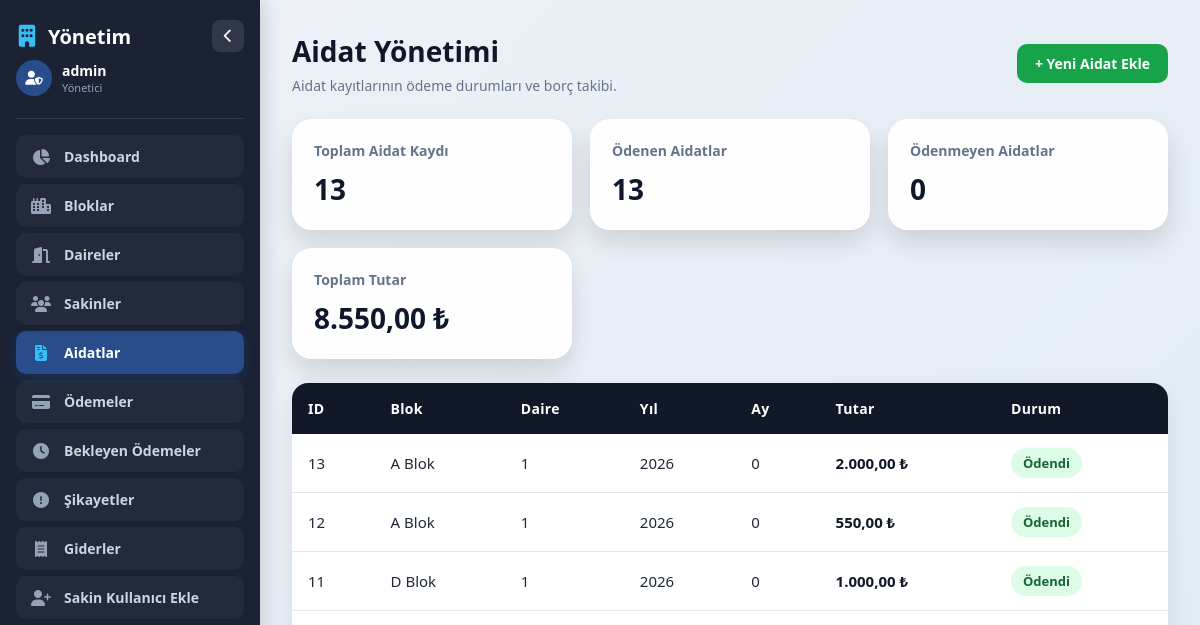
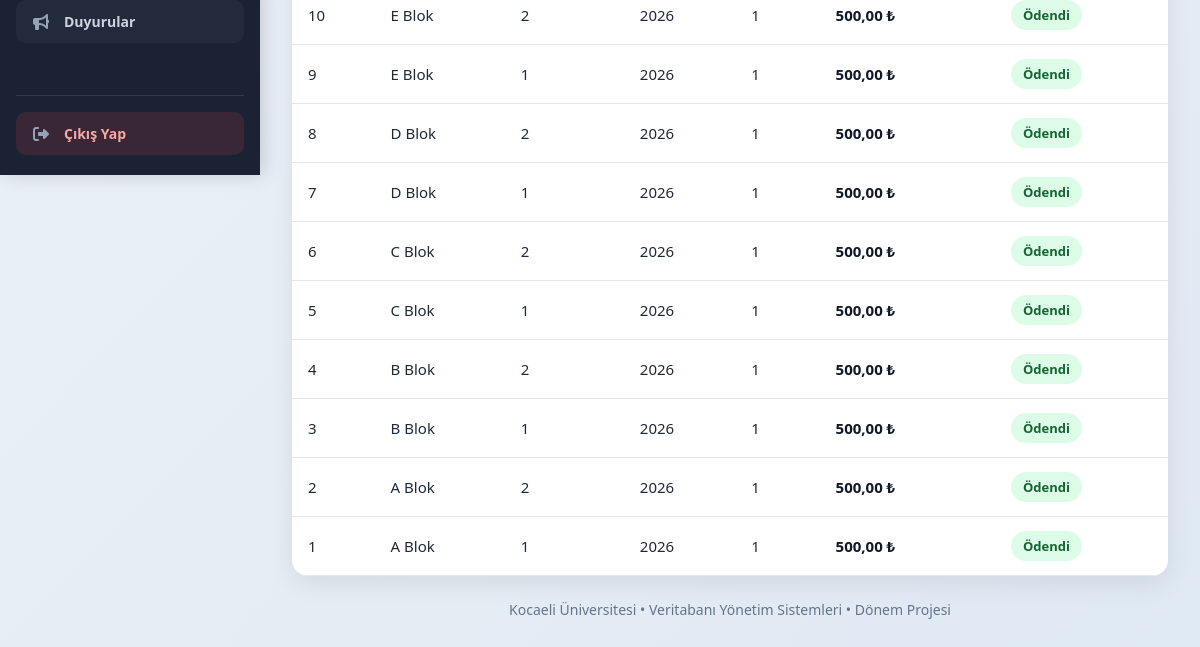
Page /dues.php (signed in) on the earlier database version (2 pictures, top to bottom).
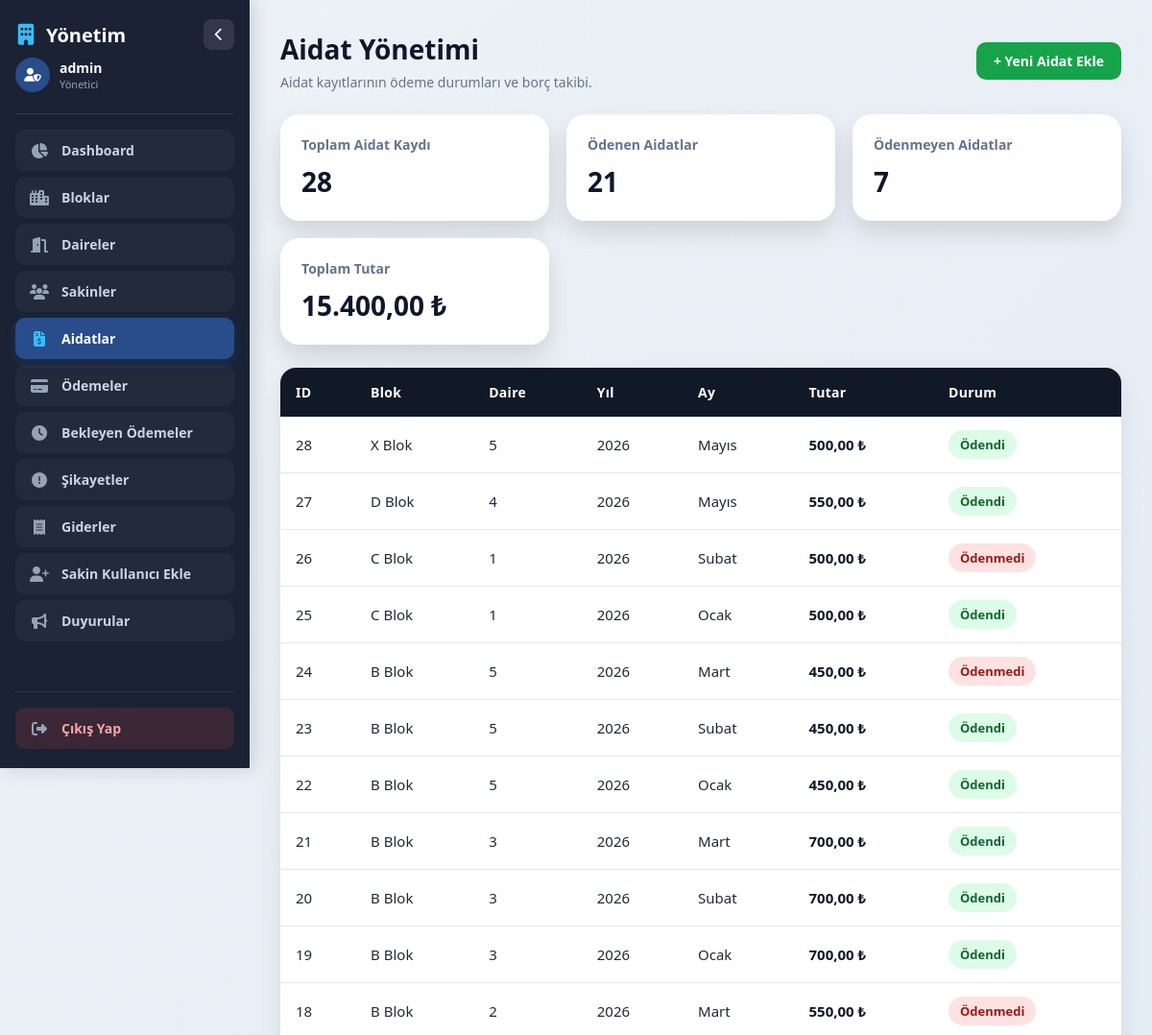
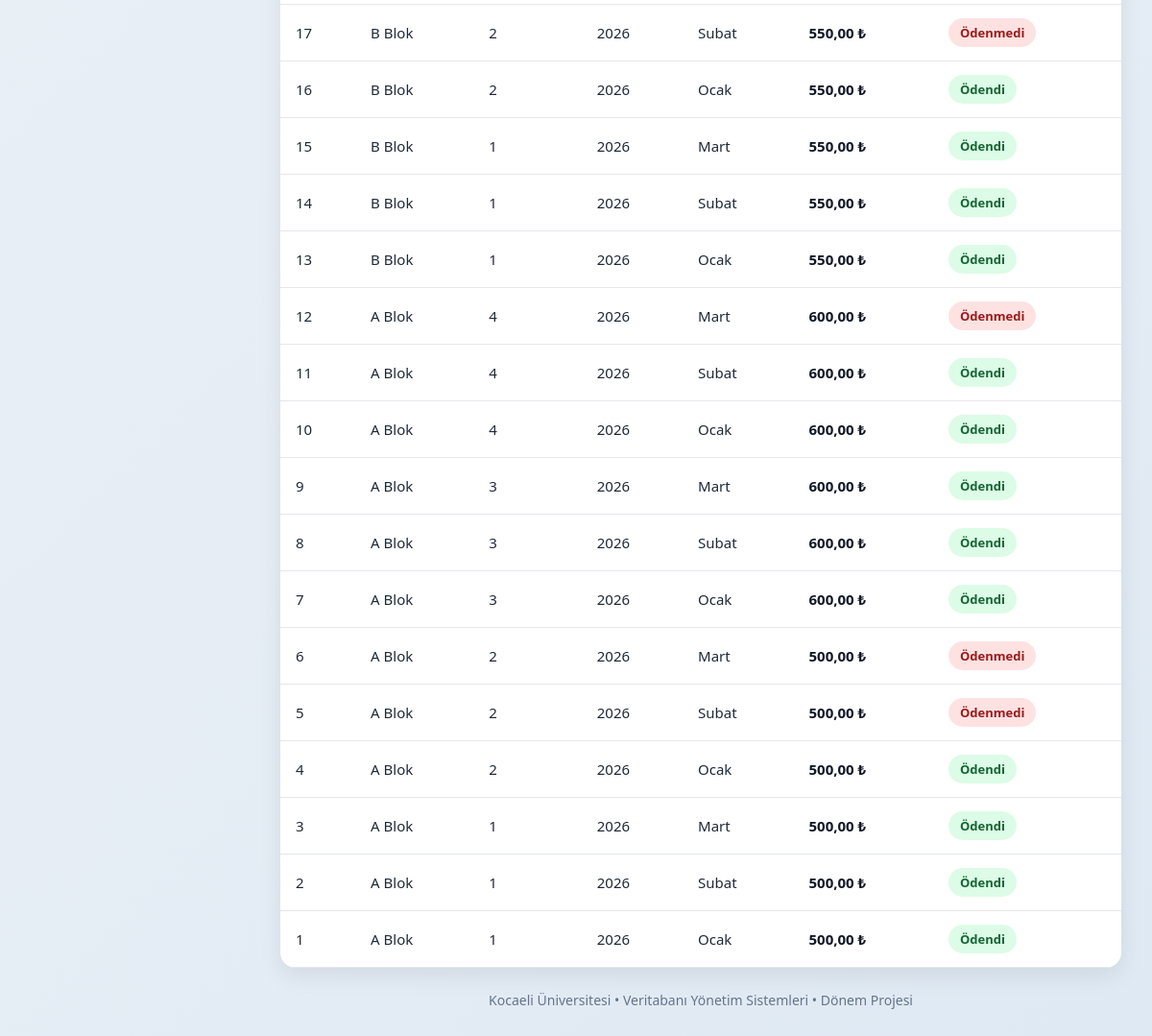
Same page on the later database version (2 pictures, top to bottom).
### tables this page shows
CREATE TABLE `dues` (
  `dues_id` int(11) NOT NULL,
  `apartment_id` int(11) NOT NULL,
  `year` int(11) NOT NULL,
  `month` varchar(20) NOT NULL,
  `amount` decimal(10,2) NOT NULL,
  `status` enum('odendi','odenmedi') NOT NULL DEFAULT 'odenmedi',
  `created_at` timestamp NOT NULL DEFAULT current_timestamp()
);

CREATE TABLE `blocks` (
  `block_id` int(11) NOT NULL,
  `block_name` varchar(50) NOT NULL,
  `created_at` timestamp NOT NULL DEFAULT current_timestamp()
);

CREATE TABLE `apartments` (
  `apartment_id` int(11) NOT NULL,
  `block_id` int(11) NOT NULL,
  `floor_no` int(11) NOT NULL,
  `apartment_no` varchar(10) NOT NULL,
  `status` enum('bos','dolu') NOT NULL DEFAULT 'bos',
  `created_at` timestamp NOT NULL DEFAULT current_timestamp()
);

### dues.php (the view, shortened to what this page needs)
<?php
require_once "includes/auth.php";
require_once "includes/functions.php";
$sql = "SELECT
            d.dues_id,
            b.block_name,
            a.apartment_no,
            d.year,
            d.month,
            d.amount,
            d.status
        FROM dues d
        INNER JOIN apartments a ON d.apartment_id = a.apartment_id
        INNER JOIN blocks b ON a.block_id = b.block_id
        ORDER BY d.dues_id DESC";
$query = $conn->query($sql);
$dues = $query->fetchAll(PDO::FETCH_ASSOC);
$totalDues = count($dues);
$paidCount = 0;
$unpaidCount = 0;
$totalAmount = 0;
foreach($dues as $d){
    $totalAmount += $d['amount'];
    if($d['status'] == 'odendi'){
        $paidCount++;
    } else {
        $unpaidCount++;
    }
}
require_once "includes/header_admin.php";
?>
        <div class="top-bar">
            <div>
                <h1>Aidat Yönetimi</h1>
                <p>Aidat kayıtlarının ödeme durumları ve borç takibi.</p>
            </div>
            <a class="btn btn-success" href="add_due.php">+ Yeni Aidat Ekle</a>
        </div>
        <div class="cards">
            <div class="card">
                <h3>Toplam Aidat Kaydı</h3>
                <p><?php echo $totalDues; ?></p>
            </div>
            <div class="card">
                <h3>Ödenen Aidatlar</h3>
                <p><?php echo $paidCount; ?></p>
            </div>
            <div class="card">
                <h3>Ödenmeyen Aidatlar</h3>
                <p><?php echo $unpaidCount; ?></p>
            </div>
            <div class="card">
                <h3>Toplam Tutar</h3>
                <p><?php echo formatMoney($totalAmount); ?></p>
            </div>
        </div>
        <div class="table-box">
            <table>
                <tr>
                    <th>ID</th>
                    <th>Blok</th>
                    <th>Daire</th>
                    <th>Yıl</th>
                    <th>Ay</th>
                    <th>Tutar</th>
                    <th>Durum</th>
                </tr>
                <?php foreach($dues as $d): ?>
                <tr>
                    <td><?php echo $d['dues_id']; ?></td>
                    <td><?php echo $d['block_name']; ?></td>
                    <td><?php echo $d['apartment_no']; ?></td>
                    <td><?php echo $d['year']; ?></td>
                    <td><?php echo $d['month']; ?></td>
                    <td class="amount"><?php echo formatMoney($d['amount']); ?></td>
                    <td><?php echo duesStatusBadge($d['status']); ?></td>
                </tr>
                <?php endforeach; ?>
            </table>
        </div>
<?php require_once "includes/footer_admin.php"; ?>

### includes/functions.php (shortened to what this page needs)
<?php
function formatMoney($amount) {
    return number_format($amount, 2, ',', '.') . ' ₺';
}
function duesStatusBadge($status) {
    if ($status == 'odendi') {
        return '<span class="badge badge-paid">Ödendi</span>';
    }
    return '<span class="badge badge-unpaid">Ödenmedi</span>';
}

Differences in the rows shown:
added dues: dues_id "28", blocks.block_name "X Blok", apartment.apartment_no "5", year "2026", month "Mayıs", amount "500,00 ₺", status "Ödendi"
added dues: dues_id "27", blocks.block_name "D Blok", apartment.apartment_no "4", year "2026", month "Mayıs", amount "550,00 ₺", status "Ödendi"
added dues: dues_id "26", blocks.block_name "C Blok", apartment.apartment_no "1", year "2026", month "Subat", amount "500,00 ₺"
added dues: dues_id "25", blocks.block_name "C Blok", apartment.apartment_no "1", year "2026", month "Ocak", amount "500,00 ₺", status "Ödendi"
added dues: dues_id "24", blocks.block_name "B Blok", apartment.apartment_no "5", year "2026", month "Mart", amount "450,00 ₺"
added dues: dues_id "23", blocks.block_name "B Blok", apartment.apartment_no "5", year "2026", month "Subat", amount "450,00 ₺", status "Ödendi"
added dues: dues_id "22", blocks.block_name "B Blok", apartment.apartment_no "5", year "2026", month "Ocak", amount "450,00 ₺", status "Ödendi"
added dues: dues_id "21", blocks.block_name "B Blok", apartment.apartment_no "3", year "2026", month "Mart", amount "700,00 ₺", status "Ödendi"
added dues: dues_id "20", blocks.block_name "B Blok", apartment.apartment_no "3", year "2026", month "Subat", amount "700,00 ₺", status "Ödendi"
added dues: dues_id "19", blocks.block_name "B Blok", apartment.apartment_no "3", year "2026", month "Ocak", amount "700,00 ₺", status "Ödendi"
added dues: dues_id "18", blocks.block_name "B Blok", apartment.apartment_no "2", year "2026", month "Mart", amount "550,00 ₺"
added dues: dues_id "17", blocks.block_name "B Blok", apartment.apartment_no "2", year "2026", month "Subat", amount "550,00 ₺"
added dues: dues_id "16", blocks.block_name "B Blok", apartment.apartment_no "2", year "2026", month "Ocak", amount "550,00 ₺", status "Ödendi"
added dues: dues_id "15", blocks.block_name "B Blok", apartment.apartment_no "1", year "2026", month "Mart", amount "550,00 ₺", status "Ödendi"
added dues: dues_id "14", blocks.block_name "B Blok", apartment.apartment_no "1", year "2026", month "Subat", amount "550,00 ₺", status "Ödendi"
changed dues id 13: blocks.block_name "A Blok" → "B Blok"; month "0" → "Ocak"; amount "2.000,00 ₺" → "550,00 ₺"
changed dues id 12: apartment.apartment_no "1" → "4"; month "0" → "Mart"; amount "550,00 ₺" → "600,00 ₺"; now shows "Ödenmedi"; no longer shows "Ödendi"
changed dues id 11: blocks.block_name "D Blok" → "A Blok"; apartment.apartment_no "1" → "4"; month "0" → "Subat"; amount "1.000,00 ₺" → "600,00 ₺"
changed dues id 10: blocks.block_name "E Blok" → "A Blok"; apartment.apartment_no "2" → "4"; month "1" → "Ocak"; amount "500,00 ₺" → "600,00 ₺"
changed dues id 9: blocks.block_name "E Blok" → "A Blok"; apartment.apartment_no "1" → "3"; month "1" → "Mart"; amount "500,00 ₺" → "600,00 ₺"
changed dues id 8: blocks.block_name "D Blok" → "A Blok"; apartment.apartment_no "2" → "3"; month "1" → "Subat"; amount "500,00 ₺" → "600,00 ₺"
changed dues id 7: blocks.block_name "D Blok" → "A Blok"; apartment.apartment_no "1" → "3"; month "1" → "Ocak"; amount "500,00 ₺" → "600,00 ₺"
changed dues id 6: blocks.block_name "C Blok" → "A Blok"; month "1" → "Mart"; now shows "Ödenmedi"; no longer shows "Ödendi"
changed dues id 5: blocks.block_name "C Blok" → "A Blok"; apartment.apartment_no "1" → "2"; month "1" → "Subat"; now shows "Ödenmedi"; no longer shows "Ödendi"
changed dues id 4: blocks.block_name "B Blok" → "A Blok"; month "1" → "Ocak"
changed dues id 3: blocks.block_name "B Blok" → "A Blok"; month "1" → "Mart"
changed dues id 2: apartment.apartment_no "2" → "1"; month "1" → "Subat"
changed dues id 1: month "1" → "Ocak"
Other differences:
$totalDues: "13" → "28"
$paidCount: "13" → "21"
$unpaidCount: "0" → "7"
formatMoney($totalAmount): "8.550,00 ₺" → "15.400,00 ₺"
